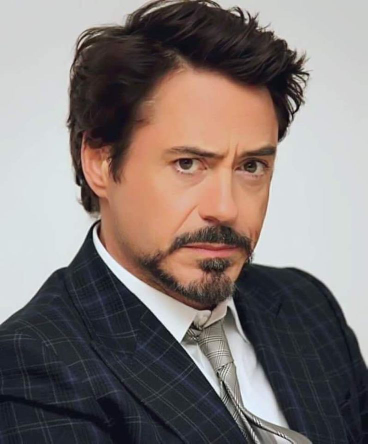
#> input picture RDJ.jpg, 368 x 444 px
$ python Potrait.py
#> lines starting #> are read from the running program, lines starting #| are printed output that depends on the picture
import cv2

# img_location = r"testimage_1.jpeg"

filename = "RDJ.jpg"

img = cv2.imread(filename, 30)
#> img is the input picture: shape (444, 368, 3); mean B, G, R 117.2, 119.8, 129.4

gray_image = cv2.cvtColor(img, cv2.COLOR_BGR2GRAY)
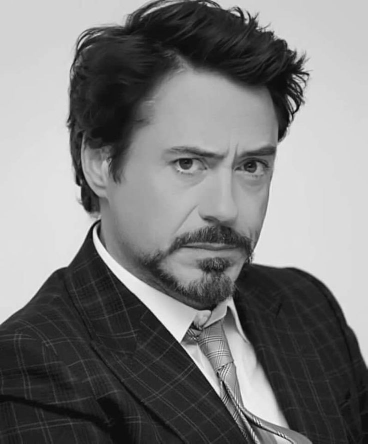
#> gray_image: shape (444, 368); min 3, max 246, mean 122.4

inverted_img = 253 - gray_image
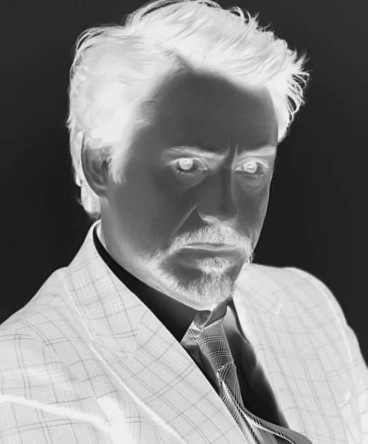
#> inverted_img: shape (444, 368); min 7, max 250, mean 130.6

blurred_img = cv2.GaussianBlur(inverted_img, (15, 15), 0)
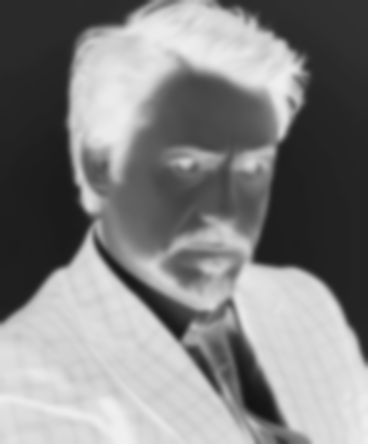
#> blurred_img: shape (444, 368); min 19, max 239, mean 130.7

inverted_blur_img = 253 - blurred_img
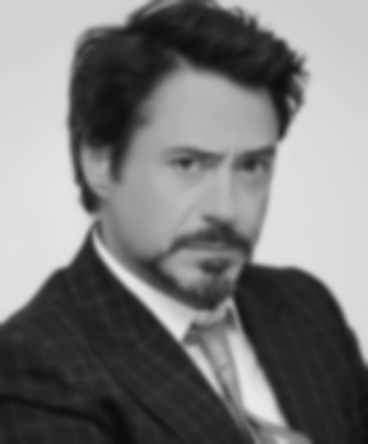
#> inverted_blur_img: shape (444, 368); min 14, max 234, mean 122.3

sketch_img = cv2.divide(gray_image , inverted_blur_img, scale = 253.0)
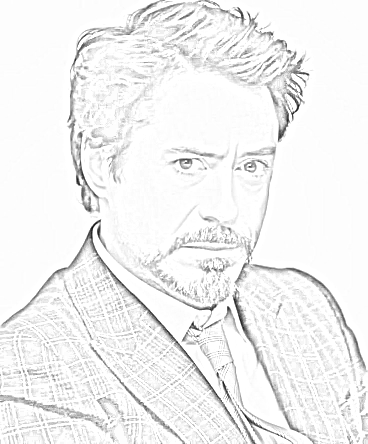
#> sketch_img: shape (444, 368); min 6, max 255, mean 241.8

cv2.imshow('Original Image', img)
cv2.imshow('Sketch Image', sketch_img)

cv2.waitKey(0)
